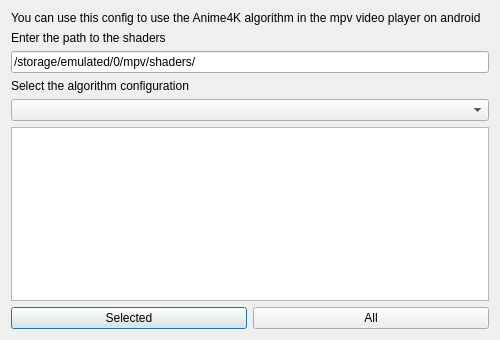
<?xml version="1.0" encoding="UTF-8"?>
<ui version="4.0">
 <class>AndroidConfigWindow</class>
 <widget class="QDialog" name="AndroidConfigWindow">
  <property name="geometry">
   <rect>
    <x>0</x>
    <y>0</y>
    <width>500</width>
    <height>340</height>
   </rect>
  </property>
  <property name="windowTitle">
   <string>Create config for Android</string>
  </property>
  <property name="windowIcon">
   <iconset>
    <normaloff>../favicon.ico</normaloff>../favicon.ico</iconset>
  </property>
  <layout class="QVBoxLayout" name="verticalLayout">
   <item>
    <widget class="QLabel" name="label">
     <property name="text">
      <string>You can use this config to use the Anime4K algorithm in the mpv video player on android</string>
     </property>
    </widget>
   </item>
   <item>
    <widget class="QLabel" name="label_2">
     <property name="text">
      <string>Enter the path to the shaders</string>
     </property>
    </widget>
   </item>
   <item>
    <widget class="QLineEdit" name="lineEdit">
     <property name="text">
      <string>/storage/emulated/0/mpv/shaders/</string>
     </property>
    </widget>
   </item>
   <item>
    <widget class="QLabel" name="label_3">
     <property name="text">
      <string>Select the algorithm configuration</string>
     </property>
    </widget>
   </item>
   <item>
    <widget class="QComboBox" name="comboBox"/>
   </item>
   <item>
    <widget class="QPlainTextEdit" name="plainTextEdit">
     <property name="font">
      <font>
       <family>Consolas</family>
       <pointsize>10</pointsize>
      </font>
     </property>
     <property name="inputMethodHints">
      <set>Qt::InputMethodHint::ImhNone</set>
     </property>
     <property name="readOnly">
      <bool>true</bool>
     </property>
    </widget>
   </item>
   <item>
    <layout class="QHBoxLayout" name="horizontalLayout">
     <item>
      <widget class="QPushButton" name="selected">
       <property name="text">
        <string>Selected</string>
       </property>
      </widget>
     </item>
     <item>
      <widget class="QPushButton" name="all">
       <property name="text">
        <string>All</string>
       </property>
      </widget>
     </item>
    </layout>
   </item>
  </layout>
 </widget>
 <resources/>
 <connections/>
</ui>
